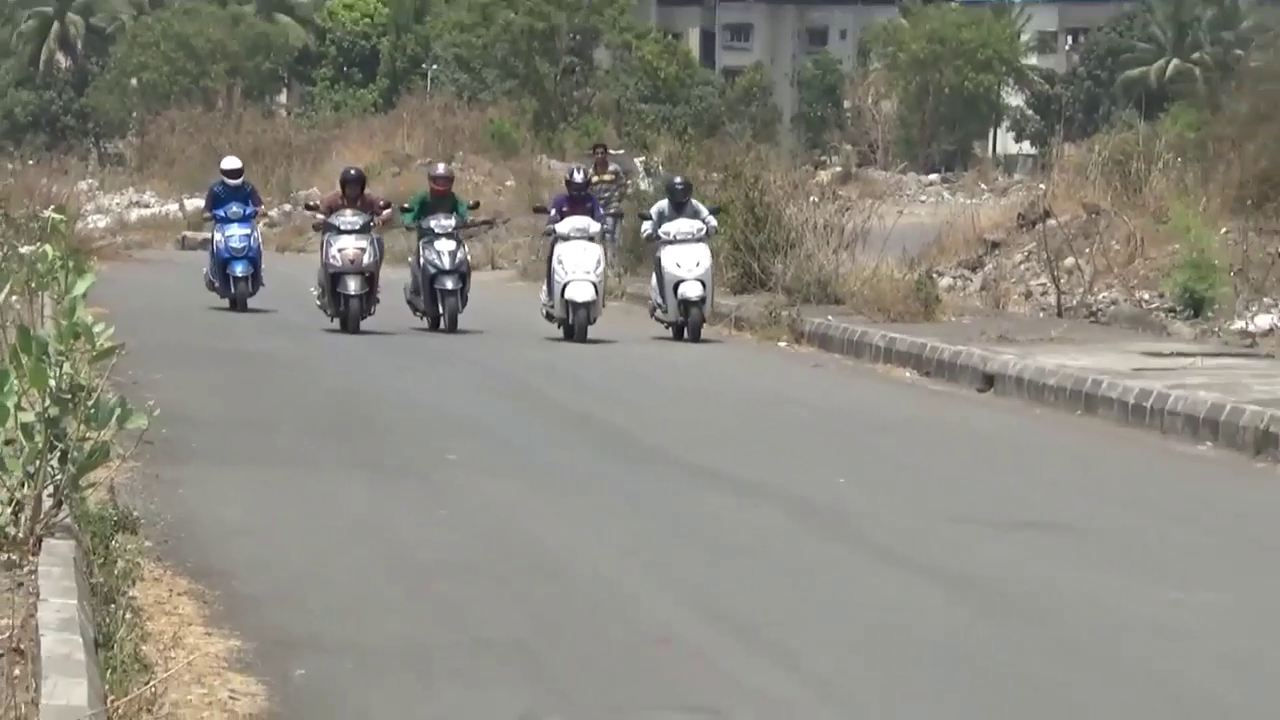
#> input picture frame 12 of SampleVid/two_wheeler2.mp4, 1280 x 720 px, given in place of traffic_video.mp4, which was not available
$ python lane_separation.py
#> lines starting #> are read from the running program, lines starting #| are printed output that depends on the picture; after the words box and inside, x2 and y2 are one past the last pixel; in counts of white or black regions, pixels touching at a corner belong together; pictures that were not available may be replaced by others from this repository, and a replacement may not be noted
import cv2
import numpy as np
import matplotlib.pyplot as plt

cap = cv2.VideoCapture('H:/Projects/AITrafficControlSystem/SampleVid/traffic_video.mp4')
while True:
    ret, lane_image = cap.read()
#> lane_image is the input picture: shape (720, 1280, 3); mean B, G, R 126.1, 135.7, 137.8
    gray_lane_image = cv2.cvtColor(lane_image,cv2.COLOR_BGR2GRAY)
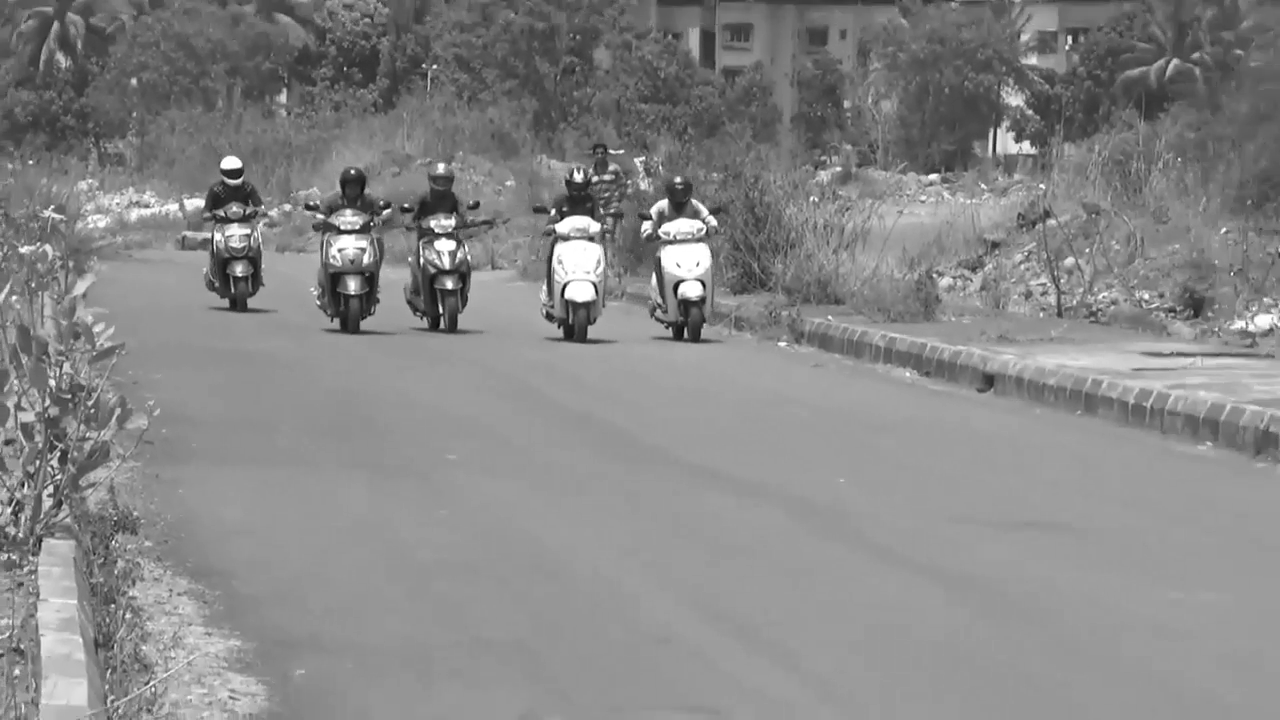
#> gray_lane_image: shape (720, 1280); min 0, max 255, mean 135.2
    #remove gaussian noise
    gaussian_lane_image=cv2.GaussianBlur(gray_lane_image,(3,3),0)
    #edge and line detection
    canny_lane_image=cv2.Canny(gaussian_lane_image,50,150)
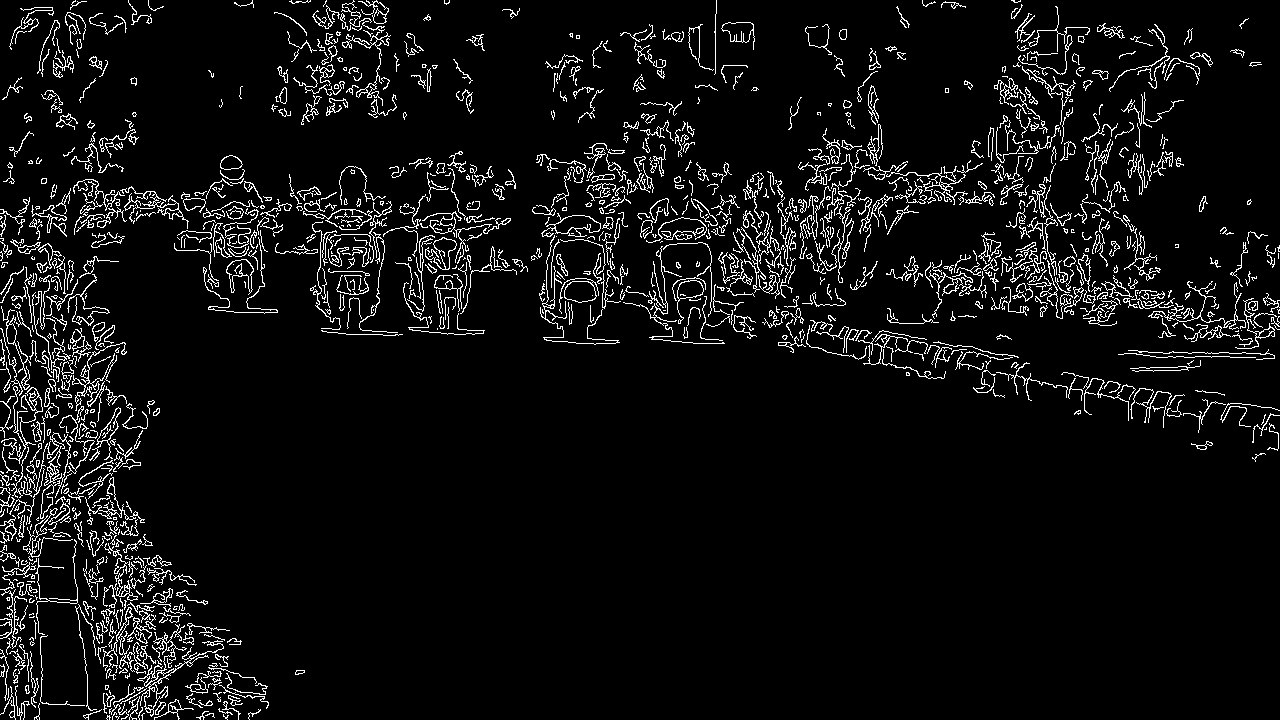
#> canny_lane_image: shape (720, 1280); 6.1% white in thin lines or dots

    #simiulation so far
    cv2.imshow('Mat',canny_lane_image)
    plt.show()

    #we need to consider the region of interest , coordinates of a lane
    points = np.array([[280,50],[150,700],[450,700],[325,50]])
    #Cropping the bounding rectangle
    lane = cv2.boundingRect(points)
    x,y,w,h = lane
    croped_lane = lane_image[y:y+h, x:x+w]
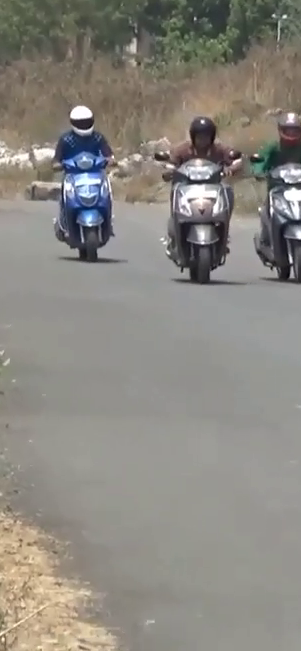
#> croped_lane: shape (651, 301, 3); mean B, G, R 128.5, 135.5, 138.7

    #making a mask
    points = points - points.min(axis=0)
    mask_lane = np.zeros(croped_lane.shape[:2], np.uint8)
    x=cv2.drawContours(mask_lane, [points], -1, (255, 255, 255), -1, cv2.LINE_AA)
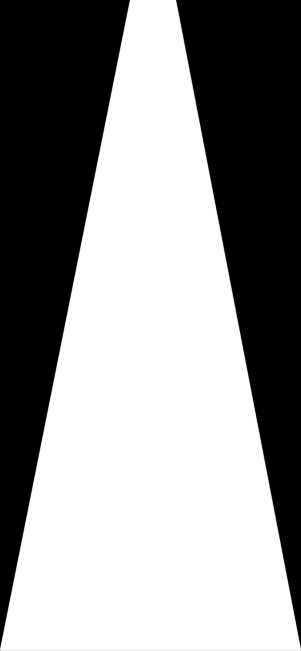
#> mask_lane: shape (651, 301); min 0, max 255, mean 147.3

    #bit-op
    result_lane1 = cv2.bitwise_and(croped_lane, croped_lane, mask=mask_lane)
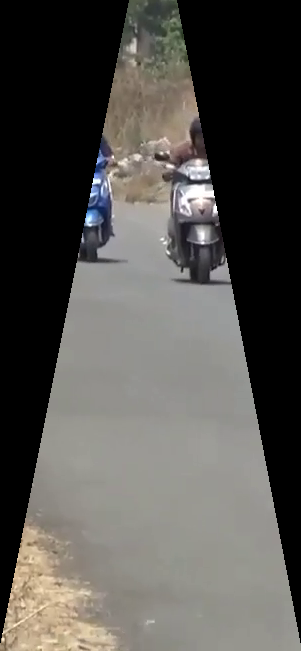
#> result_lane1: shape (651, 301, 3); mean B, G, R 79.1, 83.1, 85.2

    #add the white background
    background = np.ones_like(croped_lane, np.uint8)*255
    cv2.bitwise_not(background, background, mask=mask_lane)
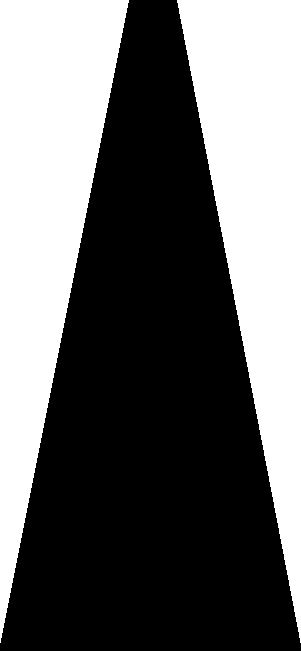
#> background: shape (651, 301, 3); 41.7% white; 2 white regions, box (x1, y1, x2, y2) and area: (0, 0, 129, 643) 41667, (177, 0, 301, 643) 40052
    result_lane2 = background + result_lane1
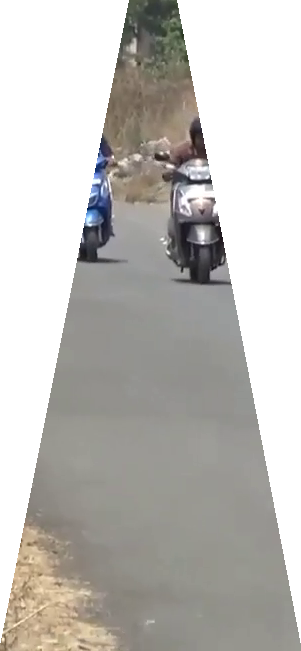
#> result_lane2: shape (651, 301, 3); mean of channels 0, 1, 2 185.4, 189.4, 191.5; drawn as B, G, R

    #simiulation so far
    cv2.imshow('result',result_lane1)
    plt.show()

    if cv2.waitKey(25) & 0xFF == ord('q'):
#> (key q is pressed here)
        cv2.destroyAllWindows()
        break

$ run again, starting later in the video
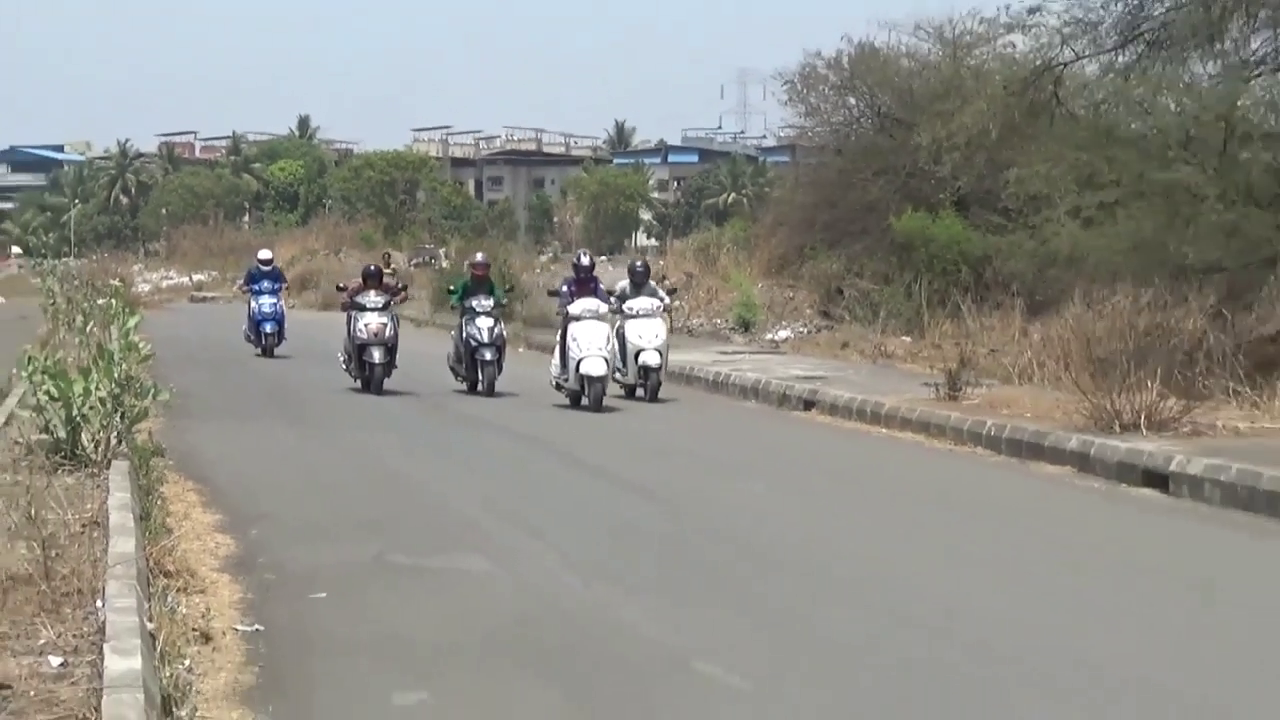
#> input picture frame 58 of SampleVid/two_wheeler2.mp4, 1280 x 720 px, given in place of traffic_video.mp4, which was not available
#> lane_image is the input picture: shape (720, 1280, 3); mean B, G, R 136.4, 142.8, 143.3
#> `canny_lane_image=cv2.Canny(gaussian_lane_image,50,150)`:
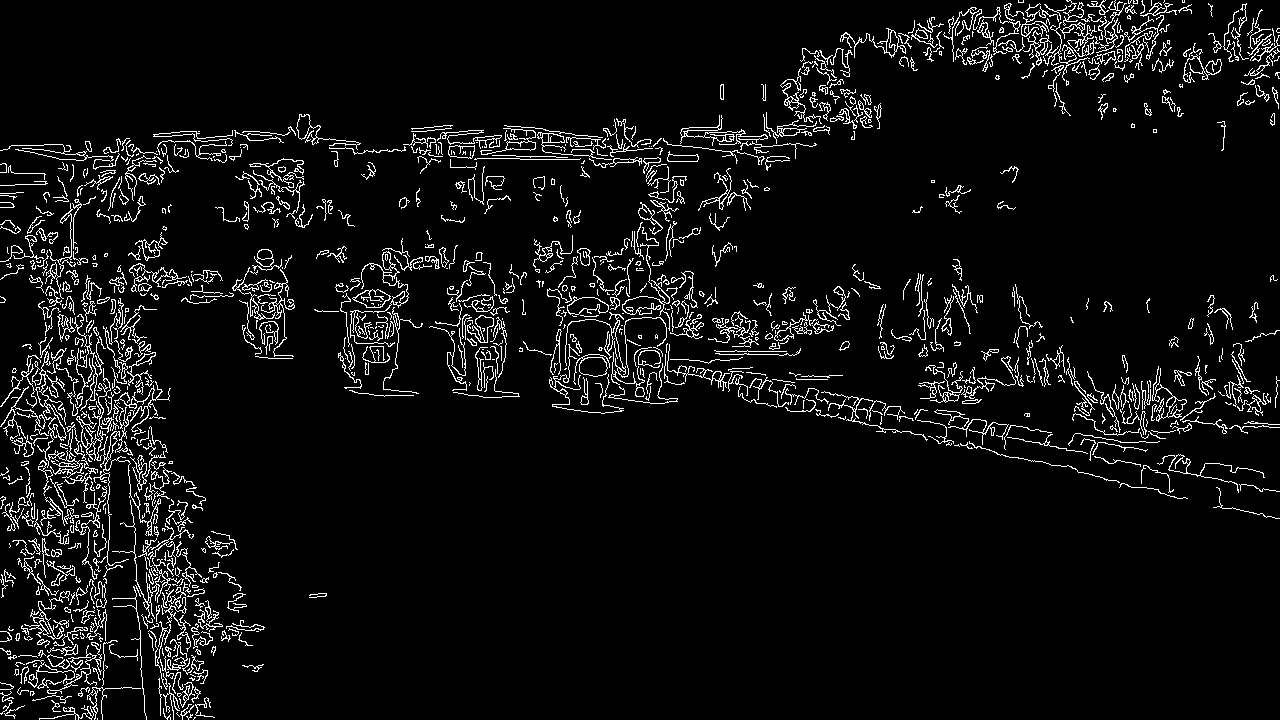
#> canny_lane_image: shape (720, 1280); 5.9% white in thin lines or dots
#> background: shape (651, 301, 3); 41.7% white; 2 white regions, box (x1, y1, x2, y2) and area: (0, 0, 129, 643) 41667, (177, 0, 301, 643) 40052
#> `result_lane2 = background + result_lane1`:
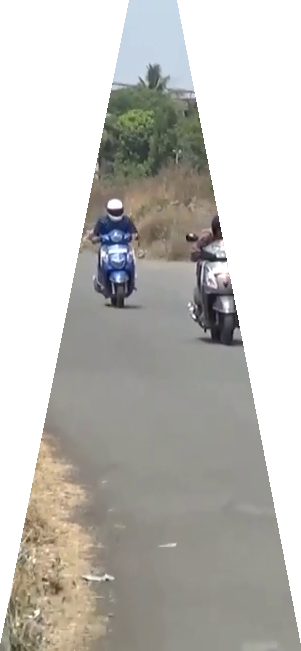
#> result_lane2: shape (651, 301, 3); mean of channels 0, 1, 2 186.1, 190.5, 192.3; drawn as B, G, R

$ run again, starting later in the video
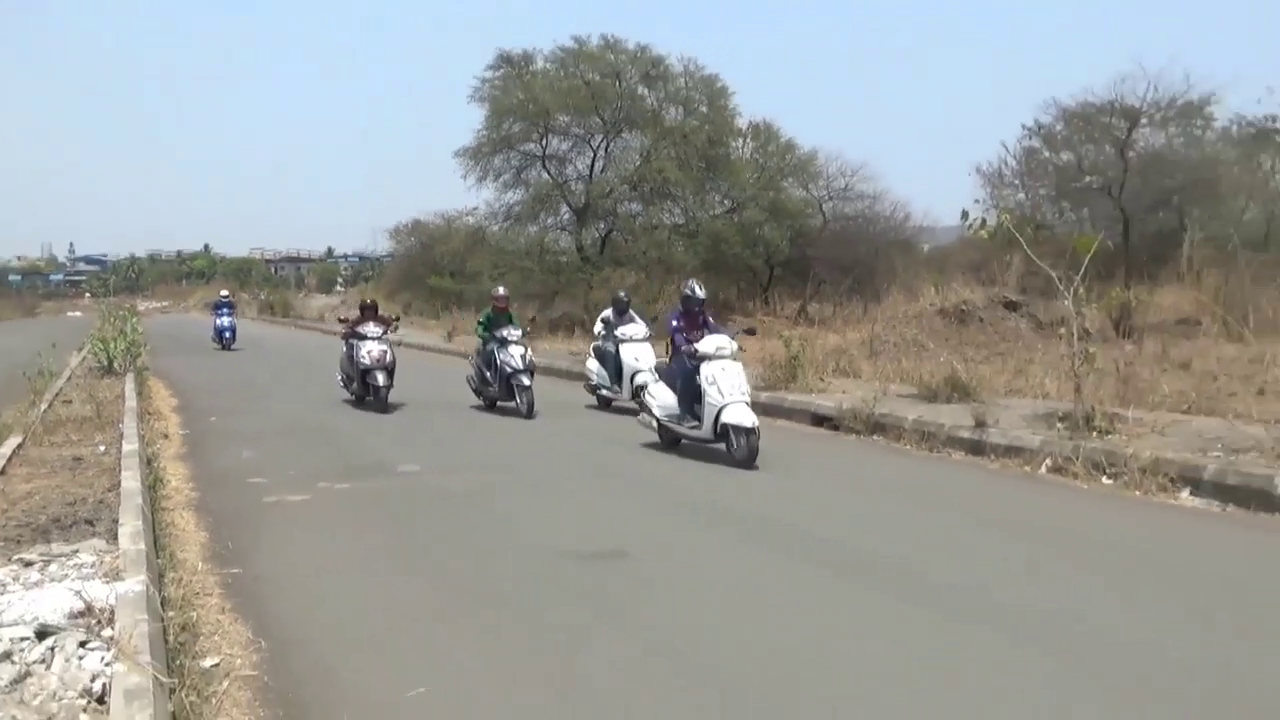
#> input picture frame 103 of SampleVid/two_wheeler2.mp4, 1280 x 720 px, given in place of traffic_video.mp4, which was not available
#> lane_image is the input picture: shape (720, 1280, 3); mean B, G, R 153.5, 156.1, 153.8
#> `canny_lane_image=cv2.Canny(gaussian_lane_image,50,150)`:
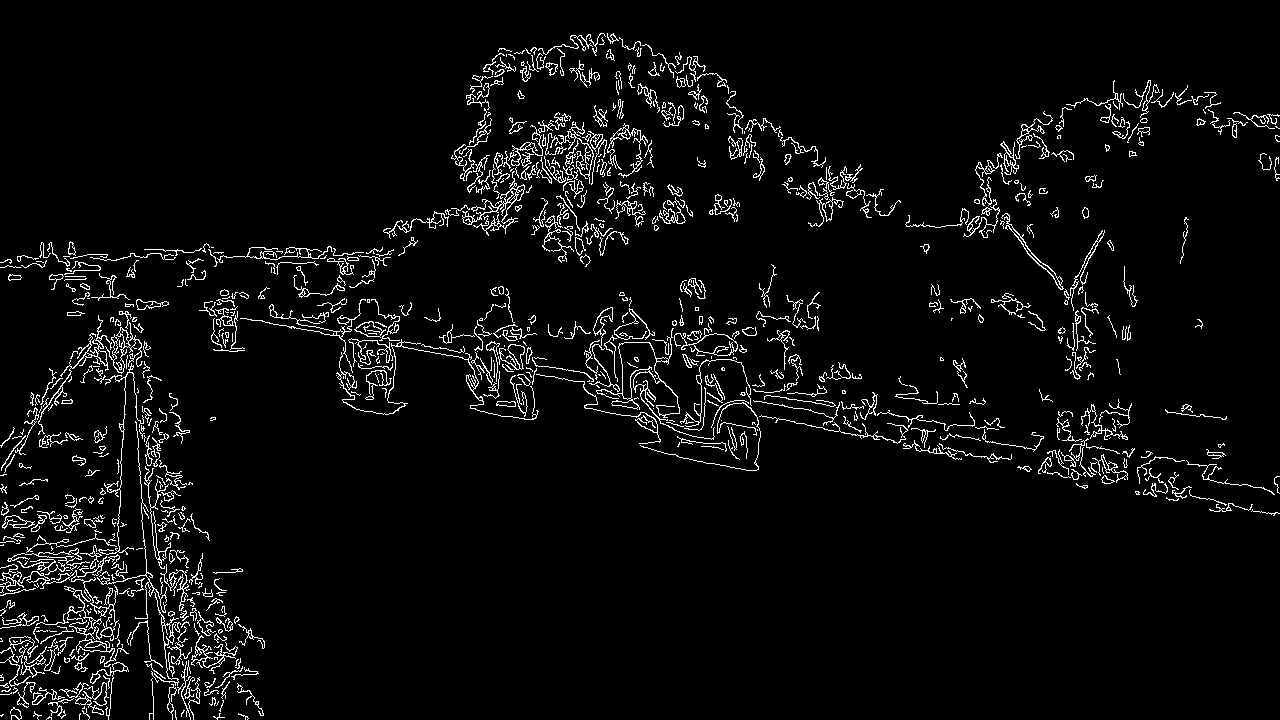
#> canny_lane_image: shape (720, 1280); 4.5% white in thin lines or dots
#> background: shape (651, 301, 3); 41.7% white; 2 white regions, box (x1, y1, x2, y2) and area: (0, 0, 129, 643) 41667, (177, 0, 301, 643) 40052
#> `result_lane2 = background + result_lane1`:
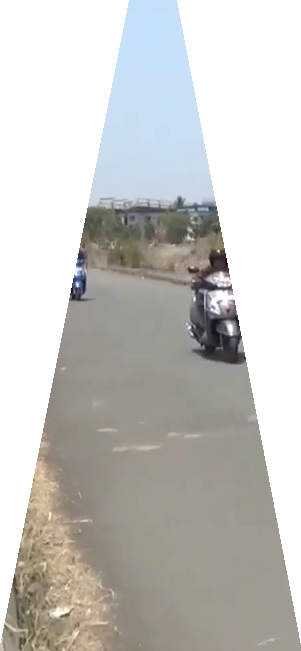
#> result_lane2: shape (651, 301, 3); mean of channels 0, 1, 2 195, 198, 198.6; drawn as B, G, R
